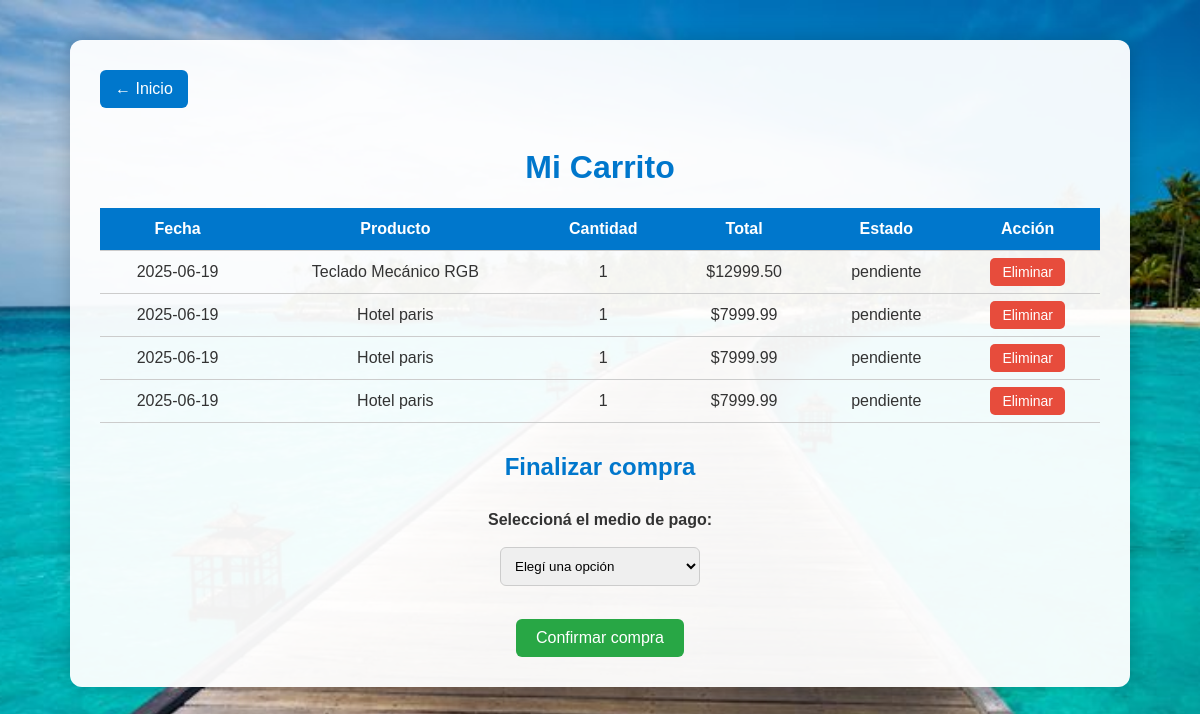
Page /carritocliente.php (signed in) on the committed database.
### tables this page shows
CREATE TABLE `carrito` (
  `ID_carrito` int(11) NOT NULL,
  `ID_producto` int(11) NOT NULL,
  `ID_cliente` int(11) NOT NULL,
  `Fecha_cargado` date NOT NULL,
  `Precio_total` decimal(10,2) NOT NULL,
  `Cantidad` int(11) NOT NULL,
  `Estado` varchar(20) DEFAULT 'pendiente'
);

CREATE TABLE `productos` (
  `ID_producto` int(11) NOT NULL,
  `Nombre` varchar(50) NOT NULL,
  `Calificacion` varchar(50) NOT NULL,
  `Cantidad` int(11) NOT NULL,
  `Precio` decimal(10,2) NOT NULL
);

### carritocliente.php (the view, shortened to what this page needs)
<?php
$conexion = new mysqli("localhost", "root", "", "turismo");
$ID_cliente = $_SESSION['ID_cliente'];
?>
<!DOCTYPE html>
<html lang="es">
<head>
</head>
<body>
<div class="container">
  <a href="homepage_cliente.php" class="volver">← Inicio</a>
  <h1>Mi Carrito</h1>
<?php
$sql = "SELECT
            carrito.ID_carrito,
            carrito.fecha_cargado,
            carrito.Cantidad,
            carrito.Precio_total,
            carrito.Estado,
            productos.ID_producto,
            productos.Nombre AS nombre_producto
        FROM carrito
        INNER JOIN productos ON carrito.ID_producto = productos.ID_producto
        WHERE carrito.ID_cliente = $ID_cliente";
$resultado = $conexion->query($sql);
if ($resultado && $resultado->num_rows > 0) {
    echo "<table>
            <thead>
                <tr>
                    <th>Fecha</th>
                    <th>Producto</th>
                    <th>Cantidad</th>
                    <th>Total</th>
                    <th>Estado</th>
                    <th>Acción</th>
                </tr>
            </thead>
            <tbody>";
    while ($fila = $resultado->fetch_assoc()) {
        echo "<tr>
                <td>{$fila['fecha_cargado']}</td>
                <td>{$fila['nombre_producto']}</td>
                <td>{$fila['Cantidad']}</td>
                <td>\${$fila['Precio_total']}</td>
                <td>{$fila['Estado']}</td>
                <td><a class='btn-eliminar' href='carritocliente.php?eliminar={$fila['ID_carrito']}' onclick='return confirm(\"¿Seguro que deseas eliminar este producto del carrito?\")'>Eliminar</a></td>
              </tr>";
    }
    echo "</tbody></table>";
} else {
    echo "<div class='alert alert-warning'>No hay productos en tu carrito.</div>";
}
?>
  <h2>Finalizar compra</h2>
  <form method="POST" action="confirmarcompra.php">
    <label for="medio_pago">Seleccioná el medio de pago:</label><br><br>
    <select name="medio_pago" id="medio_pago" required>
        <option value="" disabled selected>Elegí una opción</option>
    </select>
    <br><br>
    <button type="submit">Confirmar compra</button>
  </form>
</div>
</body>
</html>

### carritocliente.php (style rules this page uses)
body { font-family: Arial, sans-serif; background-image: url('imagenes/Paisaje1.jpg'); background-size: cover; background-position: center; background-attachment: fixed; margin: 0; padding: 0; color: #333; }
.container { background: rgba(255, 255, 255, 0.95); max-width: 1000px; margin: 40px auto; padding: 30px; border-radius: 12px; box-shadow: 0 0 20px rgba(0,0,0,0.2); }
h1, h2 { text-align: center; color: #0077cc; }
a.volver { display: inline-block; margin-bottom: 20px; padding: 10px 15px; background: #0077cc; color: white; text-decoration: none; border-radius: 6px; transition: 0.3s; }
table { width: 100%; border-collapse: collapse; margin-bottom: 30px; }
th, td { padding: 12px; text-align: center; border-bottom: 1px solid #ccc; }
th { background-color: #0077cc; color: white; }
.btn-eliminar { background-color: #e74c3c; color: white; padding: 6px 12px; text-decoration: none; border-radius: 5px; font-size: 14px; transition: background 0.3s; }
form { margin-top: 30px; text-align: center; }
label { font-weight: bold; }
select { padding: 10px; width: 200px; border: 1px solid #ccc; border-radius: 6px; }
button { margin-top: 15px; padding: 10px 20px; background-color: #28a745; color: white; font-size: 16px; border: none; border-radius: 6px; cursor: pointer; transition: background 0.3s; }

### rows in the picture
carrito: Fecha_cargado "2025-06-19", ID_producto.Nombre "Teclado Mecánico RGB", Cantidad "1", Precio_total "12999.50", Estado "pendiente"
carrito: Fecha_cargado "2025-06-19", ID_producto.Nombre "Hotel paris", Cantidad "1", Precio_total "7999.99", Estado "pendiente"
carrito: Fecha_cargado "2025-06-19", ID_producto.Nombre "Hotel paris", Cantidad "1", Precio_total "7999.99", Estado "pendiente"
carrito: Fecha_cargado "2025-06-19", ID_producto.Nombre "Hotel paris", Cantidad "1", Precio_total "7999.99", Estado "pendiente"
